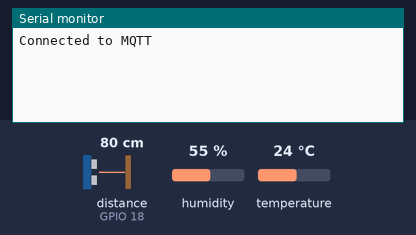
Recording of a sketch running on a simulated ESP32. On the bench: the last lines printed to the serial monitor. The test bench sets the inputs (shaded band); at power-on: distance to the obstacle (sensor on GPIO 18) 80 cm, humidity 55 %, temperature 24 °C. The echo pulse lasts 58.3 µs per cm; WiFi joins after 1.5 s; servers stay silent unless stated; no MQTT or app messages arrive unless stated.

Above: at 2.7 s.
2.8 s: distance to the obstacle (sensor on GPIO 18) set to 2 cm
At 6.2 s:
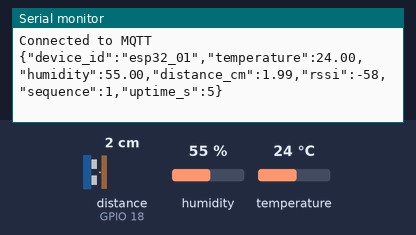
11.5 s: humidity set to 22 %
At 16.2 s:
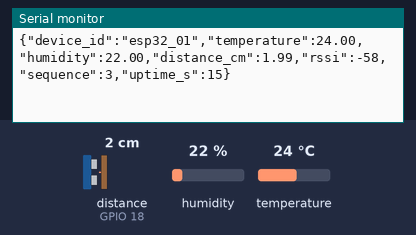
18.4 s: temperature set to 12 °C
At 21.3 s:
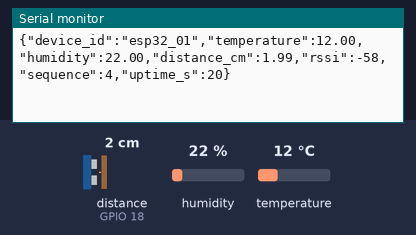
25.3 s: distance to the obstacle (sensor on GPIO 18) set to 4 cm
At 31.3 s:
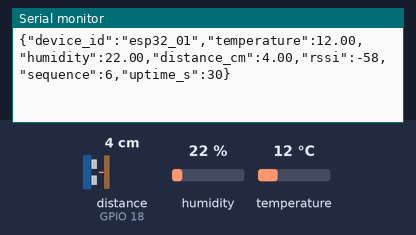
32.2 s: humidity set to 40 %
At 36.3 s:
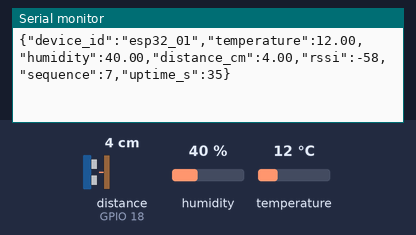
Timing chart, 0 to 37.8 s (numbered marks = the images above; inputs shaded):
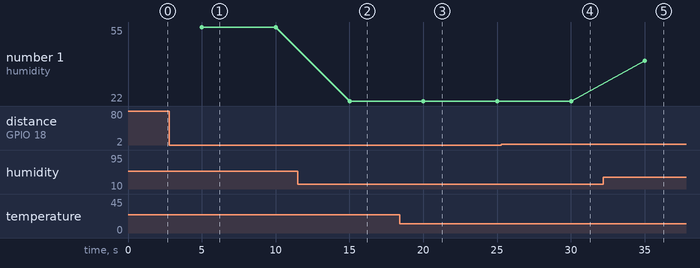

The sketch:

sketch.ino
```cpp
#include <WiFi.h>
#include <PubSubClient.h>
#include <DHTesp.h>

const char* WIFI_SSID = "Wokwi-GUEST";
const char* WIFI_PASSWORD = "";
const char* MQTT_SERVER = "broker.hivemq.com";
const int MQTT_PORT = 1883;
const char* MQTT_TOPIC = "lab2/sensors/esp32_01/data";
const char* DEVICE_ID = "esp32_01";

const int DHT_PIN = 15;
const int TRIG_PIN = 5;
const int ECHO_PIN = 18;

WiFiClient wifiClient;
PubSubClient mqttClient(wifiClient);
DHTesp dht;
unsigned long lastSend = 0;
unsigned long sequenceNo = 0;

void setup() {
  Serial.begin(115200);
  pinMode(TRIG_PIN, OUTPUT);
  pinMode(ECHO_PIN, INPUT);
  dht.setup(DHT_PIN, DHTesp::DHT22);

  WiFi.begin(WIFI_SSID, WIFI_PASSWORD, 6);
  while (WiFi.status() != WL_CONNECTED) { delay(500); }

  mqttClient.setServer(MQTT_SERVER, MQTT_PORT);
  mqttClient.setBufferSize(256);
}

float readDistanceCm() {
  digitalWrite(TRIG_PIN, LOW); delayMicroseconds(2);
  digitalWrite(TRIG_PIN, HIGH); delayMicroseconds(10);
  digitalWrite(TRIG_PIN, LOW);
  long duration = pulseIn(ECHO_PIN, HIGH, 30000);
  if (duration == 0) return NAN;
  return duration * 0.0343f / 2.0f;
}

void loop() {
  if (!mqttClient.connected()) {
    if (mqttClient.connect("ESP32-Lab2-Client")) {
      Serial.println("Connected to MQTT");
    }
  }
  mqttClient.loop();

  unsigned long now = millis();
  if (now - lastSend >= 5000) {
    lastSend = now;
    TempAndHumidity data = dht.getTempAndHumidity();
    float distance = readDistanceCm();

    if (isfinite(data.temperature) && isfinite(data.humidity) && isfinite(distance)) {
      sequenceNo++;
      char payload[256];
      snprintf(payload, sizeof(payload),
        "{\"device_id\":\"%s\",\"temperature\":%.2f,\"humidity\":%.2f,\"distance_cm\":%.2f,"
        "\"rssi\":%ld,\"sequence\":%lu,\"uptime_s\":%lu}",
        DEVICE_ID, data.temperature, data.humidity, distance, WiFi.RSSI(), sequenceNo, millis()/1000);

      mqttClient.publish(MQTT_TOPIC, payload);
      Serial.println(payload);
    }
  }
}
```

Measured:
- after the input at 2.8 s, the serial monitor: prints a new line after 2.2 s (image 1)
- after the input at 11.5 s, the serial monitor: prints a new line after 3.5 s (image 2)
- after the input at 18.4 s, the serial monitor: prints a new line after 1.6 s (image 3)
- after the input at 25.3 s, the serial monitor: prints a new line after 4.7 s (image 4)
- after the input at 32.2 s, the serial monitor: prints a new line after 2.8 s (image 5)
- plotted number 1: 55 → 22 after the input at 11.5 s
